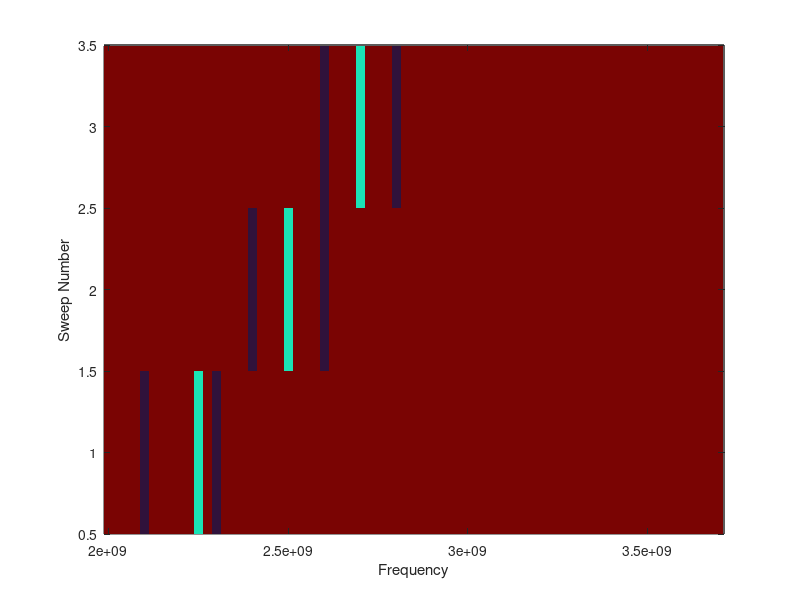

This figure's MATLAB source:
clear;clc;
%%
freq = 2e9:25e6:3.7e9;

raw_data = [2.25e9,-10,2.3e9,-15,2.1e9,-15; ...
            2.5e9,-10,2.6e9,-15,2.4e9,-15; ...
            2.7e9,-10,2.8e9,-15,2.6e9,-15
            ];
sweep_num = 1:size(raw_data,1);

stack = [];
for j = sweep_num
    sweep = zeros(1,size(freq,2));
    organized = reshape(raw_data(j,:),[2,size(raw_data(j,:),2)/2]).';
    for i = 1:size(freq,2)
        found = find(freq(1,i)==organized(:,1));
    %     disp(['i = ' num2str(i) '  Found = ' num2str(found)])
        if(found)
            sweep(1,i) = organized(found,2);
        end
    end
    stack = [stack;sweep];
end
colormap(turbo)
imagesc(freq,sweep_num,stack)
view(0,-90)
xlabel("Frequency")
ylabel("Sweep Number")


disp("Im done")